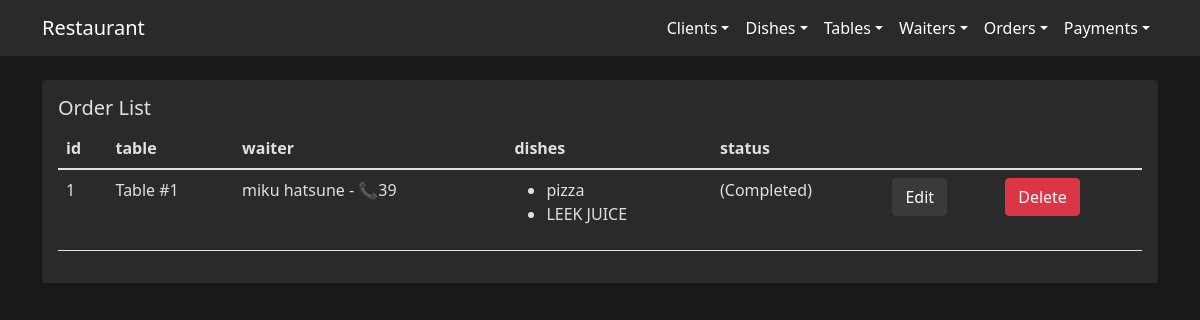
The app's page /orders/orders/ with its own data.
### orders/models/order.py (models this page shows, shortened)
class Order(models.Model):
  table = models.ForeignKey(Table, on_delete=models.CASCADE)
  waiter = models.ForeignKey(Waiter, on_delete=models.CASCADE)
  dishes = models.ManyToManyField(Dish)
  date_time = models.DateTimeField(auto_now_add=True)
  completed = models.BooleanField(default=False)

### orders/models/table.py (models this page shows)
class Table(models.Model):
  number = models.IntegerField(unique=True)
  def __str__(self):
    return f"Table #{self.number}"

### orders/models/waiter.py (models this page shows)
class Waiter(models.Model):
  first_name = models.CharField(max_length=50)
  last_name = models.CharField(max_length=50)
  phone = models.CharField(max_length=20)
  def __str__(self):
    return f"{self.first_name} {self.last_name} - 📞{self.phone}"

### orders/models/dish.py (models this page shows, shortened)
class Dish(models.Model):
  name = models.CharField(max_length=50)
  description = models.TextField(blank=True)

### orders/views/order_views.py (the view)
# urls.py: path('orders/', views.order_list, name='order_list'),
def order_list(request):
  orders = Order.objects.all()
  return render(request, 'orders/list.html', {'orders': orders})

### templates/orders/list.html (shortened to what this page needs)
{% extends "../base.html" %}
{% block content %}
<div class="card">
	<div class="card-body">
		<h5 class="card-title">Order List</h5>
		<table class="table">
			<thead>
				<tr>
					<th>id</th>
					<th>table</th>
					<th>waiter</th>
					<th>dishes</th>
					<th>status</th>
					<th></th>
					<th></th>
				</tr>
			</thead>
			<tbody>
				{% for order in orders %}
				<tr>
					<td>{{ order.id }}</td>
					<td>{{ order.table }}</td>
					<td>{{ order.waiter }}</td>
					<td>
						<ul>
							{% for dish in order.dishes.all %}
								<li>{{ dish.name }}</li>
							{% endfor %}
						</ul>
					</td>
					<td>({% if order.completed %}Completed{% else %}In Progress{% endif %})</td>
					<td><a class="btn btn-primary" href="{% url "order_edit" order.id %}">Edit</a></td>
					<td>
						<form method="post" action="{% url "order_delete" order.id %}" onsubmit="return confirm('Delete Order #{{ order.id }}?')">
							<button class="btn btn-danger">Delete</button>
						</form>
					</td>
				</tr>
				{% endfor %}
			</tbody>
		</table>
	</div>
</div>
{% endblock %}

### templates/base.html (style rules this page uses)
body { background-color: #1a1a1a; }
thead, tbody, body { color: #e0e0e0;; }
.card { background-color: #2a2a2a; border: none; box-shadow: 0 4px 6px rgba(0, 0, 0, 0.1); }
.btn-primary { background-color: #3a3a3a; border-color: #3a3a3a; }

### records on screen
Order: id "1", table "Table #1", waiter "miku hatsune - 📞39", completed "Completed"
Dish: name "pizza"
Dish: name "LEEK JUICE"
